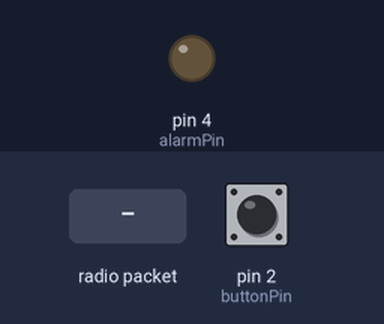
Bench run of a sketch on a simulated Arduino Uno, built with avr-gcc and run on an emulated ATmega328P. Shown: output pins drawn as LEDs (lit = HIGH). Inputs (shaded band) come from the test bench; at power-on: pin 2 (buttonPin) HIGH. No radio packets arrive unless stated.

Above: at 1.5 s.
1.6 s: radio packet "on_p" arrives
At 2.1 s:
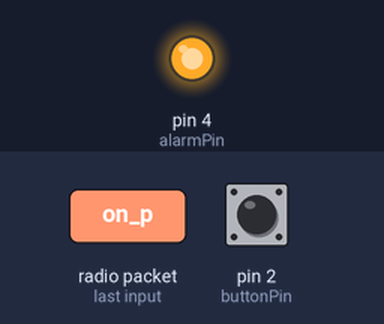
3.1 s: radio packet "on_t" arrives
At 5.9 s:
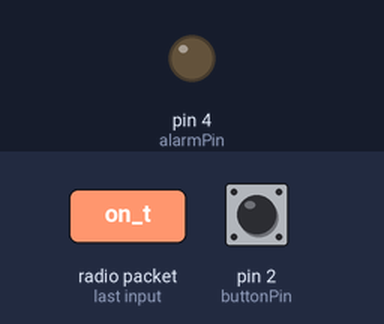
Timing chart, 0 to 7.4 s (numbered marks = the images above; inputs shaded):
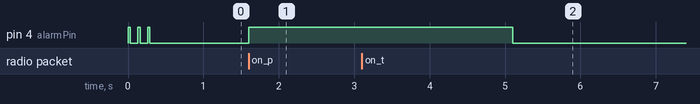

The sketch:

CentralUnit.ino
```cpp
#include <RH_ASK.h>
#ifdef RH_HAVE_HARDWARE_SPI
#include <SPI.h>
#endif

RH_ASK driver;
const int alarmPin = 4;
const int alarmDuration = 2; // seconds
const bool alarmStart = false;

const int buttonPin = 2;
const String buttonFunction = "toggle"; // What command the button will send, currently only used for the SmartLock ("toggle" || "lock" || "unlock")
const int buttonOnState = 0; // Some buttons are normally closed, some normally open. Set to yours.

const String keypadCode = "1234A";


void setup()
{
  pinMode(alarmPin, OUTPUT);

  #ifdef RH_HAVE_SERIAL
    Serial.begin(9600);
  #endif
    if (!driver.init())
  #ifdef RH_HAVE_SERIAL
    Serial.println("init failed");
  #else
    ;
  #endif

  for(int i = 0; i < 3; i++) {
    digitalWrite(alarmPin, HIGH);
    delay(30);
    digitalWrite(alarmPin, LOW);
    delay(100);
  }

  if (alarmStart) {
    digitalWrite(alarmPin, HIGH);
  }
}

void loop() {
  uint8_t buf[RH_ASK_MAX_MESSAGE_LEN];
  uint8_t buflen = sizeof(buf);

  if (driver.recv(buf, &buflen)){
    int i;

    //driver.printBuffer("Got:", buf, buflen);

    String data = ((String)(char*)buf);
    data.trim();
    data = data.substring(0, buflen);

    Serial.println(data);

    // Alarm handling
    if (data == "on_p"){
      Serial.println("= ALARM ENABLED = ");
      digitalWrite(alarmPin, HIGH);
    }
    else if (data == "on_t"){
      Serial.println("= ALARM ENABLED = ");

      digitalWrite(alarmPin, HIGH);
      delay(alarmDuration * 1000);
      digitalWrite(alarmPin, LOW);

      Serial.println("= ALARM DISABLED = ");
    }
    else if (data == keypadCode){
      Serial.println("= ALARM DISABLED = ");

      for(int i = 0; i < 3; i++) {
        digitalWrite(alarmPin, HIGH);
        delay(30);
        digitalWrite(alarmPin, LOW);
        delay(100);
      }
    }
  }
  // Multifunction button
  int buttonState = digitalRead(buttonPin);
  Serial.print("Button State: ");
  Serial.println(buttonState);

  if (buttonState == buttonOnState){
    const char *msg = buttonFunction.c_str();
    driver.send((uint8_t *)msg, strlen(msg));
    driver.waitPacketSent();
    Serial.println("Button command triggered");
    delay(50);
  }
}
```

Measured:
- after the input at 1.6 s, pin 4 (alarmPin): LOW → HIGH at once
- after the input at 3.1 s, pin 4 (alarmPin): HIGH → LOW after 2.0 s
